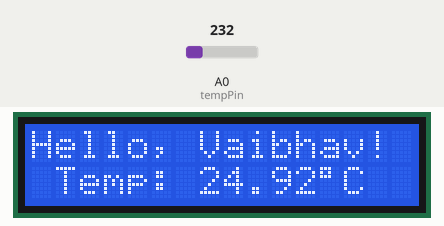
This sketch was run on a simulated Arduino Uno, built with avr-gcc and run on an emulated ATmega328P. Shown: 16×2 character LCD. Inputs (shaded band) come from the test bench; at power-on: A0 (tempPin) = 232.

Above: at 1.2 s.
1.3 s: A0 (tempPin) set to 250
At 2.1 s:
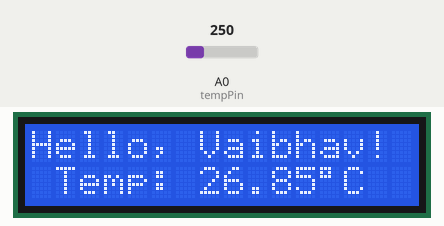
3.1 s: A0 (tempPin) set to 266
At 3.6 s:
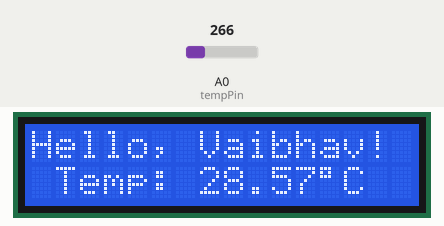
4.6 s: A0 (tempPin) set to 290
At 5.1 s:
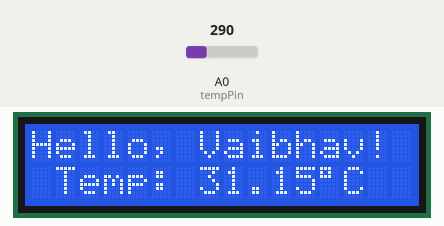
Timing chart, 0 to 7.6 s (numbered marks = the images above; inputs shaded):
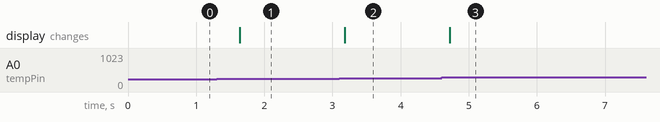

Measured:
- after the input at 1.3 s, the display: changes after 0.34 s (image 1)
- after the input at 3.1 s, the display: changes after 0.08 s (image 2)
- after the input at 4.6 s, the display: changes after 0.12 s (image 3)

The sketch:

tempOnLCD_I2C.ino
```cpp
//Using the LCD to display temperature from LM35

#include <LiquidCrystal_I2C.h>
#include <Wire.h>

const int tempPin = A0;   //Connection pin to temperature sensor
float tempC;               //Variable to store temperature in Celsius

LiquidCrystal_I2C lcd(0x3F, 2, 1, 0, 4, 5, 6, 7, 3, POSITIVE);

void setup()
{
  lcd.begin(16,2);
  lcd.clear();        //Clears entire display sets cursor to 0,0
  lcd.print("Hello, Vaibhav!");
  pinMode(tempPin, INPUT);
  analogReference(INTERNAL);    //Sets aRef to 1.1V for higher resolution on LM35
}

void loop()
{
  tempC = analogRead(tempPin)/9.31;   //Converts voltage reading to temperature
  //clrLn(lcd, 1);    //Clear second line on lcd and set cursor to 0,1
  lcd.setCursor(0,1);
  lcd.print(" Temp: ");
  lcd.print(tempC);
  lcd.print("\337C");   //Prints °C
  delay(500);           //Pause for half a second
}

void clrLn(LiquidCrystal_I2C mylcd, int ln)   //Function which clears specified line on specified 16x2 lcd
{
  mylcd.setCursor(0, ln);
  mylcd.print("                ");    //Printing 16 spaces to clear line
  mylcd.setCursor(0, ln);
}
```
